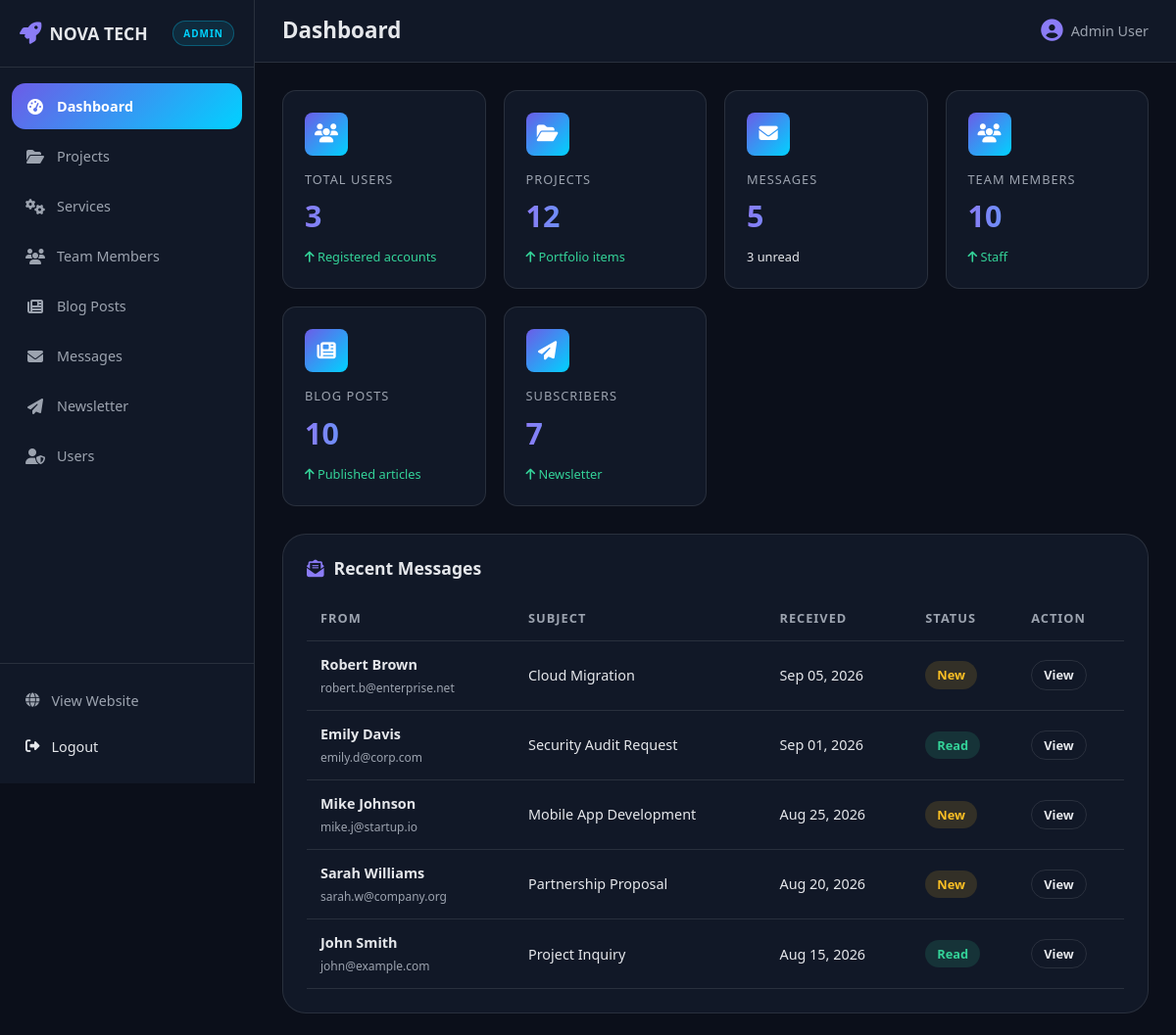
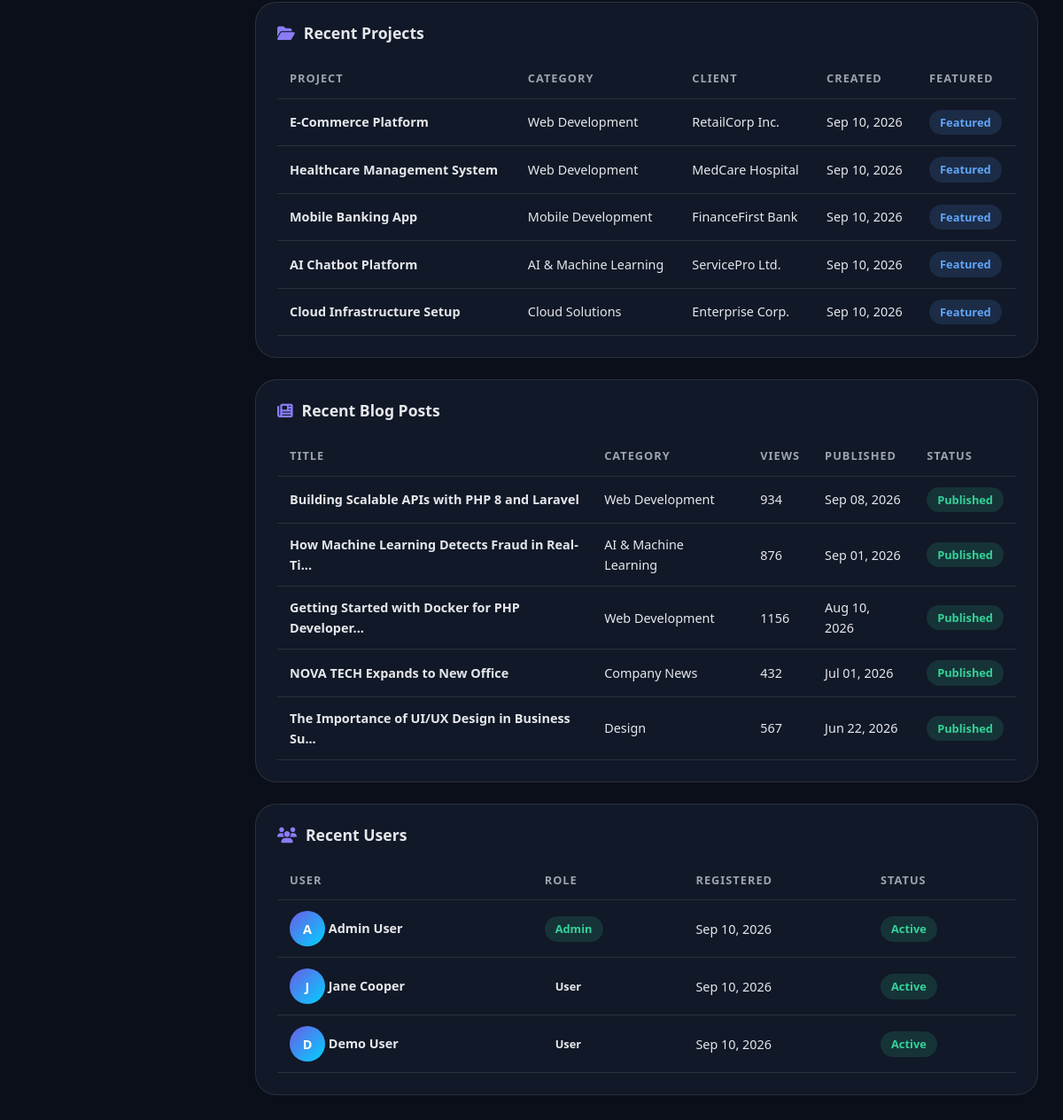
/admin/index.php (signed in), run on the app's committed database (2 pictures, top to bottom).
### tables this page shows
CREATE TABLE IF NOT EXISTS blog_posts (
    id INT AUTO_INCREMENT PRIMARY KEY,
    title VARCHAR(300) NOT NULL,
    slug VARCHAR(350) NOT NULL UNIQUE,
    excerpt TEXT,
    content LONGTEXT NOT NULL,
    image VARCHAR(500) DEFAULT NULL,
    category_id INT DEFAULT NULL,
    author_id INT DEFAULT NULL,
    is_published TINYINT(1) DEFAULT 1,
    views INT DEFAULT 0,
    created_at TIMESTAMP DEFAULT CURRENT_TIMESTAMP,
    updated_at TIMESTAMP DEFAULT CURRENT_TIMESTAMP ON UPDATE CURRENT_TIMESTAMP,
    FOREIGN KEY (category_id) REFERENCES categories(id) ON DELETE SET NULL,
    FOREIGN KEY (author_id) REFERENCES users(id) ON DELETE SET NULL,
    INDEX idx_slug (slug),
    INDEX idx_published (is_published),
    INDEX idx_category (category_id)
);

CREATE TABLE IF NOT EXISTS contact_messages (
    id INT AUTO_INCREMENT PRIMARY KEY,
    name VARCHAR(150) NOT NULL,
    email VARCHAR(255) NOT NULL,
    phone VARCHAR(30) DEFAULT NULL,
    subject VARCHAR(300) NOT NULL,
    message TEXT NOT NULL,
    is_read TINYINT(1) DEFAULT 0,
    created_at TIMESTAMP DEFAULT CURRENT_TIMESTAMP,
    INDEX idx_read (is_read),
    INDEX idx_email (email)
);

CREATE TABLE IF NOT EXISTS projects (
    id INT AUTO_INCREMENT PRIMARY KEY,
    title VARCHAR(200) NOT NULL,
    description TEXT NOT NULL,
    full_description TEXT,
    image VARCHAR(500) DEFAULT NULL,
    category VARCHAR(100) NOT NULL,
    technologies JSON,
    client VARCHAR(200) DEFAULT NULL,
    project_url VARCHAR(500) DEFAULT NULL,
    is_featured TINYINT(1) DEFAULT 0,
    is_active TINYINT(1) DEFAULT 1,
    sort_order INT DEFAULT 0,
    created_at TIMESTAMP DEFAULT CURRENT_TIMESTAMP,
    updated_at TIMESTAMP DEFAULT CURRENT_TIMESTAMP ON UPDATE CURRENT_TIMESTAMP,
    INDEX idx_category (category),
    INDEX idx_featured (is_featured),
    INDEX idx_active (is_active)
);

CREATE TABLE IF NOT EXISTS categories (
    id INT AUTO_INCREMENT PRIMARY KEY,
    name VARCHAR(100) NOT NULL UNIQUE,
    slug VARCHAR(120) NOT NULL UNIQUE,
    description TEXT,
    created_at TIMESTAMP DEFAULT CURRENT_TIMESTAMP,
    INDEX idx_slug (slug)
);

CREATE TABLE IF NOT EXISTS users (
    id INT AUTO_INCREMENT PRIMARY KEY,
    full_name VARCHAR(100) NOT NULL,
    email VARCHAR(255) NOT NULL UNIQUE,
    password VARCHAR(255) NOT NULL,
    role ENUM('admin', 'user') DEFAULT 'user',
    avatar VARCHAR(500) DEFAULT NULL,
    is_active TINYINT(1) DEFAULT 1,
    created_at TIMESTAMP DEFAULT CURRENT_TIMESTAMP,
    updated_at TIMESTAMP DEFAULT CURRENT_TIMESTAMP ON UPDATE CURRENT_TIMESTAMP,
    INDEX idx_email (email),
    INDEX idx_role (role)
);

### includes/functions.php (called while the page is built, shortened)
<?php
function sanitize($input) {
    return htmlspecialchars(trim($input), ENT_QUOTES, 'UTF-8');
}
function base_url($path = '') {
    $base = SITE_URL;
    if (!empty($path)) {
        $base .= '/' . ltrim($path, '/');
    }
    return $base;
}
function fetch_all($pdo, $sql, $params = []) {
    $stmt = $pdo->prepare($sql);
    $stmt->execute($params);
    return $stmt->fetchAll();
}
function count_rows($pdo, $sql, $params = []) {
    $stmt = $pdo->prepare($sql);
    $stmt->execute($params);
    $result = $stmt->fetch();
    return $result['total'] ?? 0;
}
function truncate($text, $length = 150) {
    if (strlen($text) <= $length) return $text;
    return substr($text, 0, $length) . '...';
}
function format_date($date, $format = 'M d, Y') {
    return date($format, strtotime($date));
}

### admin/index.php (the view, shortened to what this page needs)
<?php
require_once __DIR__ . '/../config/database.php';
require_once __DIR__ . '/../includes/functions.php';
$stats = [];
$stats['users'] = count_rows($pdo, "SELECT COUNT(*) as total FROM users");
$stats['projects'] = count_rows($pdo, "SELECT COUNT(*) as total FROM projects");
$stats['messages'] = count_rows($pdo, "SELECT COUNT(*) as total FROM contact_messages");
$stats['unread'] = count_rows($pdo, "SELECT COUNT(*) as total FROM contact_messages WHERE is_read = 0");
$stats['team'] = count_rows($pdo, "SELECT COUNT(*) as total FROM team_members");
$stats['blog'] = count_rows($pdo, "SELECT COUNT(*) as total FROM blog_posts");
$stats['newsletter'] = count_rows($pdo, "SELECT COUNT(*) as total FROM newsletter_subscribers WHERE is_active = 1");
$stats['services'] = count_rows($pdo, "SELECT COUNT(*) as total FROM services");
$recent_projects = fetch_all($pdo, "
    SELECT * FROM projects
    ORDER BY created_at DESC
    LIMIT 5
");
$recent_messages = fetch_all($pdo, "
    SELECT * FROM contact_messages
    ORDER BY created_at DESC
    LIMIT 5
");
$recent_users = fetch_all($pdo, "
    SELECT * FROM users
    ORDER BY created_at DESC
    LIMIT 5
");
$recent_blog = fetch_all($pdo, "
    SELECT bp.*, c.name as category_name
    FROM blog_posts bp
    LEFT JOIN categories c ON bp.category_id = c.id
    ORDER BY bp.created_at DESC
    LIMIT 5
");
include __DIR__ . '/includes/layout_start.php';
?>
<div class="admin-cards">
    <div class="admin-card">
        <div class="admin-card__icon"><i class="fas fa-users"></i></div>
        <div class="admin-card__label">Total Users</div>
        <div class="admin-card__value"><?= (int)$stats['users'] ?></div>
        <div class="admin-card__trend"><i class="fas fa-arrow-up"></i> Registered accounts</div>
    </div>
    <div class="admin-card">
        <div class="admin-card__icon"><i class="fas fa-folder-open"></i></div>
        <div class="admin-card__label">Projects</div>
        <div class="admin-card__value"><?= (int)$stats['projects'] ?></div>
        <div class="admin-card__trend"><i class="fas fa-arrow-up"></i> Portfolio items</div>
    </div>
    <div class="admin-card">
        <div class="admin-card__icon"><i class="fas fa-envelope"></i></div>
        <div class="admin-card__label">Messages</div>
        <div class="admin-card__value"><?= (int)$stats['messages'] ?></div>
        <div class="admin-card__trend" style="color: <?= $stats['unread'] > 0 ? 'var(--color-warm)' : '#34d399' ?>;">
            <?= (int)$stats['unread'] ?> unread
        </div>
    </div>
    <div class="admin-card">
        <div class="admin-card__icon"><i class="fas fa-users"></i></div>
        <div class="admin-card__label">Team Members</div>
        <div class="admin-card__value"><?= (int)$stats['team'] ?></div>
        <div class="admin-card__trend"><i class="fas fa-arrow-up"></i> Staff</div>
    </div>
    <div class="admin-card">
        <div class="admin-card__icon"><i class="fas fa-newspaper"></i></div>
        <div class="admin-card__label">Blog Posts</div>
        <div class="admin-card__value"><?= (int)$stats['blog'] ?></div>
        <div class="admin-card__trend"><i class="fas fa-arrow-up"></i> Published articles</div>
    </div>
    <div class="admin-card">
        <div class="admin-card__icon"><i class="fas fa-paper-plane"></i></div>
        <div class="admin-card__label">Subscribers</div>
        <div class="admin-card__value"><?= (int)$stats['newsletter'] ?></div>
        <div class="admin-card__trend"><i class="fas fa-arrow-up"></i> Newsletter</div>
    </div>
</div>
<div class="admin-panel">
    <h2 class="admin-panel__title"><i class="fas fa-envelope-open-text"></i> Recent Messages</h2>
    <?php if (empty($recent_messages)): ?>
        <p class="text-muted">No messages yet.</p>
    <?php else: ?>
        <div class="admin-table-wrap">
            <table class="admin-table">
                <thead>
                    <tr>
                        <th>From</th>
                        <th>Subject</th>
                        <th>Received</th>
                        <th>Status</th>
                        <th>Action</th>
                    </tr>
                </thead>
                <tbody>
                <?php foreach ($recent_messages as $msg): ?>
                    <tr>
                        <td>
                            <strong><?= sanitize($msg['name']) ?></strong><br>
                            <small class="text-muted"><?= sanitize($msg['email']) ?></small>
                        </td>
                        <td><?= sanitize(truncate($msg['subject'], 40)) ?></td>
                        <td><?= format_date($msg['created_at']) ?></td>
                        <td>
                            <?php if ($msg['is_read']): ?>
                                <span class="badge badge--done">Read</span>
                            <?php else: ?>
                                <span class="badge badge--pending">New</span>
                            <?php endif; ?>
                        </td>
                        <td><a href="<?= base_url('admin/messages.php') ?>" class="btn btn--ghost btn--sm">View</a></td>
                    </tr>
                <?php endforeach; ?>
                </tbody>
            </table>
        </div>
    <?php endif; ?>
</div>
<div class="admin-panel">
    <h2 class="admin-panel__title"><i class="fas fa-folder-open"></i> Recent Projects</h2>
    <?php if (empty($recent_projects)): ?>
        <p class="text-muted">No projects yet.</p>
    <?php else: ?>
        <div class="admin-table-wrap">
            <table class="admin-table">
                <thead>
                    <tr>
                        <th>Project</th>
                        <th>Category</th>
                        <th>Client</th>
                        <th>Created</th>
                        <th>Featured</th>
                    </tr>
                </thead>
                <tbody>
                <?php foreach ($recent_projects as $project): ?>
                    <tr>
                        <td><strong><?= sanitize($project['title']) ?></strong></td>
                        <td><?= sanitize($project['category']) ?></td>
                        <td><?= sanitize($project['client'] ?? '-') ?></td>
                        <td><?= format_date($project['created_at']) ?></td>
                        <td>
                            <?php if ($project['is_featured']): ?>
                                <span class="badge badge--active">Featured</span>
                            <?php else: ?>
                                <span class="badge">Standard</span>
                            <?php endif; ?>
                        </td>
                    </tr>
                <?php endforeach; ?>
                </tbody>
            </table>
        </div>
    <?php endif; ?>
</div>
<div class="admin-panel">
    <h2 class="admin-panel__title"><i class="fas fa-newspaper"></i> Recent Blog Posts</h2>
    <?php if (empty($recent_blog)): ?>
        <p class="text-muted">No posts yet.</p>
    <?php else: ?>
        <div class="admin-table-wrap">
            <table class="admin-table">
                <thead>
                    <tr>
                        <th>Title</th>
                        <th>Category</th>
                        <th>Views</th>
                        <th>Published</th>
                        <th>Status</th>
                    </tr>
                </thead>
                <tbody>
                <?php foreach ($recent_blog as $post): ?>
                    <tr>
                        <td><strong><?= sanitize(truncate($post['title'], 45)) ?></strong></td>
                        <td><?= sanitize($post['category_name'] ?? '-') ?></td>
                        <td><?= (int)$post['views'] ?></td>
                        <td><?= format_date($post['created_at']) ?></td>
                        <td>
                            <?php if ($post['is_published']): ?>
                                <span class="badge badge--done">Published</span>
                            <?php else: ?>
                                <span class="badge badge--pending">Draft</span>
                            <?php endif; ?>
                        </td>
                    </tr>
                <?php endforeach; ?>
                </tbody>
            </table>
        </div>
    <?php endif; ?>
</div>
<div class="admin-panel">
    <h2 class="admin-panel__title"><i class="fas fa-users"></i> Recent Users</h2>
    <?php if (empty($recent_users)): ?>
        <p class="text-muted">No users yet.</p>
    <?php else: ?>
        <div class="admin-table-wrap">
            <table class="admin-table">
                <thead>
                    <tr>
                        <th>User</th>
                        <th>Role</th>
                        <th>Registered</th>
                        <th>Status</th>
                    </tr>
                </thead>
                <tbody>
                <?php foreach ($recent_users as $usr): ?>
                    <tr>
                        <td>
                            <span class="avatar-circle"><?= strtoupper(substr($usr['full_name'], 0, 1)) ?></span>
                            <strong><?= sanitize($usr['full_name']) ?></strong>
                        </td>
                        <td><?= $usr['role'] === 'admin' ? '<span class="badge badge--done">Admin</span>' : '<span class="badge">User</span>' ?></td>
                        <td><?= format_date($usr['created_at']) ?></td>
                        <td><?= $usr['is_active'] ? '<span class="badge badge--done">Active</span>' : '<span class="badge badge--pending">Banned</span>' ?></td>
                    </tr>
                <?php endforeach; ?>
                </tbody>
            </table>
        </div>
    <?php endif; ?>
</div>
<?php include __DIR__ . '/includes/layout_end.php'; ?>

### css/style.css (style rules this page uses)
:root { --color-primary: #6c5ce7; --color-primary-dark: #5a4bd1; --color-primary-light: #8b7cf6; --color-accent: #00d2ff; --color-accent-2: #ff6b6b; --color-bg: #0b0f1a; --color-bg-2: #111827; --color-bg-3: #1a2234; --color-text: #e5e7eb; --color-text-muted: #9ca3af; --color-border: rgba(255, 255, 255, 0.1); --color-white: #ffffff; --gradient-primary: linear-gradient(135deg, var(--color-primary), var(--color-accent)); --gradient-text: linear-gradient(90deg, var(--color-primary-light), var(--color-accent)); --shadow-sm: 0 2px 8px rgba(0, 0, 0, 0.25); --shadow-md: 0 8px 24px rgba(0, 0, 0, 0.3); --shadow-lg: 0 16px 48px rgba(0, 0, 0, 0.4); --container-max: 1200px; --radius-sm: 8px; --radius-md: 14px; --radius-lg: 24px; --radius-full: 999px; --font-sans: 'Segoe UI', -apple-system, BlinkMacSystemFont, Roboto, Helvetica, Arial, sans-serif; --size-xs: 0.8rem; --size-sm: 0.9rem; --size-base: 1rem; --size-lg: 1.1rem; --size-xl: 1.4rem; --size-2xl: 2rem; --size-3xl: 2.8rem; --transition: all 0.3s ease; }
*, *::before, *::after { margin: 0; padding: 0; box-sizing: border-box; }
html { scroll-behavior: smooth; scroll-padding-top: 90px; }
body { font-family: var(--font-sans); background-color: var(--color-bg); color: var(--color-text); line-height: 1.6; overflow-x: hidden; }
a { text-decoration: none; color: inherit; }
h1, h2, h3, h4, h5, h6 { line-height: 1.2; font-weight: 700; }
.btn { display: inline-flex; align-items: center; justify-content: center; gap: 8px; padding: 14px 28px; font-size: var(--size-base); font-weight: 600; border-radius: var(--radius-full); transition: var(--transition); white-space: nowrap; text-align: center; }
.btn--ghost { color: var(--color-text); border: 1px solid var(--color-border); }
.btn--sm { padding: 9px 20px; font-size: var(--size-sm); }
.badge { display: inline-block; padding: 4px 12px; font-size: var(--size-xs); font-weight: 600; border-radius: var(--radius-full); }
.badge--done { color: #34d399; background: rgba(52, 211, 153, 0.14); }
.badge--active { color: #60a5fa; background: rgba(96, 165, 250, 0.14); }
.badge--pending { color: #fbbf24; background: rgba(251, 191, 36, 0.14); }

### css/animations.css (style rules this page uses)
.btn { position: relative; overflow: hidden; }
.btn::after { content: ""; position: absolute; top: 0; left: -100%; width: 60%; height: 100%; background: linear-gradient(90deg, transparent, rgba(255, 255, 255, 0.25), transparent); transform: skewX(-20deg); transition: left 0.5s ease; }

### data on the page
blog_posts: author "3", category "7", title "The Importance of UI/UX Design in Business Su...", category.name "Design", views "567", created_at "Jun 22, 2026", is_published "Published"
contact_messages: name "Robert Brown", email "robert.b@enterprise.net", subject "Cloud Migration", created_at "Sep 05, 2026", is_read "New"
contact_messages: name "Emily Davis", email "emily.d@corp.com", subject "Security Audit Request", created_at "Sep 01, 2026", is_read "Read"
contact_messages: name "Mike Johnson", email "mike.j@startup.io", subject "Mobile App Development", created_at "Aug 25, 2026", is_read "New"
contact_messages: name "Sarah Williams", email "sarah.w@company.org", subject "Partnership Proposal", created_at "Aug 20, 2026", is_read "New"
contact_messages: name "John Smith", email "john@example.com", subject "Project Inquiry", created_at "Aug 15, 2026", is_read "Read"
projects: title "E-Commerce Platform", category "Web Development", client "RetailCorp Inc.", created_at "Sep 10, 2026", is_featured "Featured"
projects: title "Healthcare Management System", category "Web Development", client "MedCare Hospital", created_at "Sep 10, 2026", is_featured "Featured"
projects: title "Mobile Banking App", category "Mobile Development", client "FinanceFirst Bank", created_at "Sep 10, 2026", is_featured "Featured"
projects: title "AI Chatbot Platform", category "AI & Machine Learning", client "ServicePro Ltd.", created_at "Sep 10, 2026", is_featured "Featured"
projects: title "Cloud Infrastructure Setup", category "Cloud Solutions", client "Enterprise Corp.", created_at "Sep 10, 2026", is_featured "Featured"
blog_posts: title "Building Scalable APIs with PHP 8 and Laravel", category.name "Web Development", views "934", created_at "Sep 08, 2026", is_published "Published"
blog_posts: title "How Machine Learning Detects Fraud in Real-Ti...", category.name "AI & Machine Learning", views "876", created_at "Sep 01, 2026", is_published "Published"
blog_posts: title "Getting Started with Docker for PHP Developer...", category.name "Web Development", views "1156", created_at "Aug 10, 2026", is_published "Published"
blog_posts: title "NOVA TECH Expands to New Office", category.name "Company News", views "432", created_at "Jul 01, 2026", is_published "Published"
users: full_name "A", full_name "Admin User", role "Admin", created_at "Sep 10, 2026", is_active "Active"
users: full_name "J", full_name "Jane Cooper", role "User", created_at "Sep 10, 2026", is_active "Active"
users: full_name "D", full_name "Demo User", role "User", created_at "Sep 10, 2026", is_active "Active"

### other printed values
$admin_page_title "Dashboard"
$_SESSION['user_name'] "Admin User"
$stats['projects'] "12"
$stats['messages'] "5"
$stats['team'] "10"
$stats['blog'] "10"
